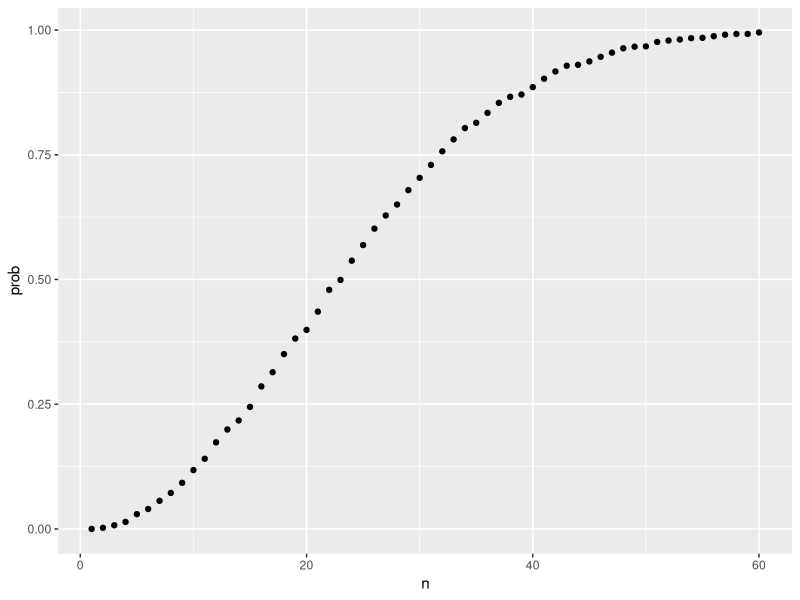
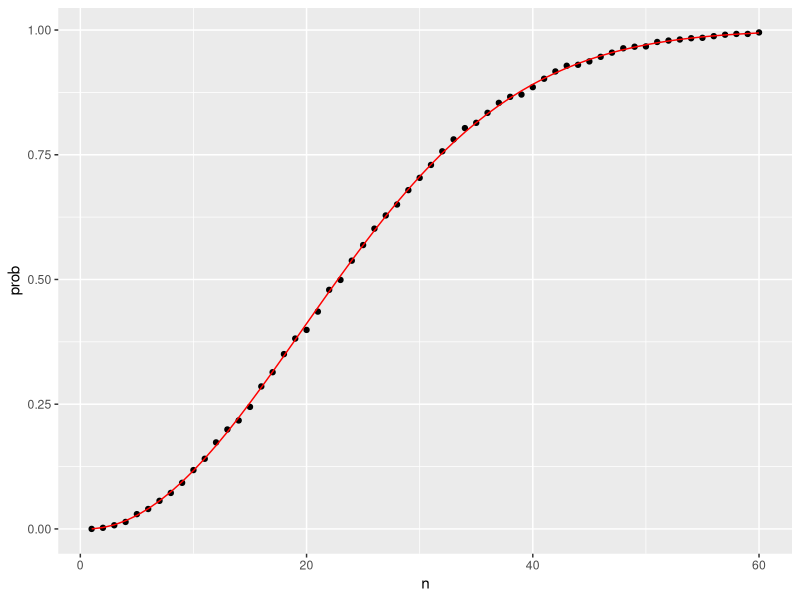
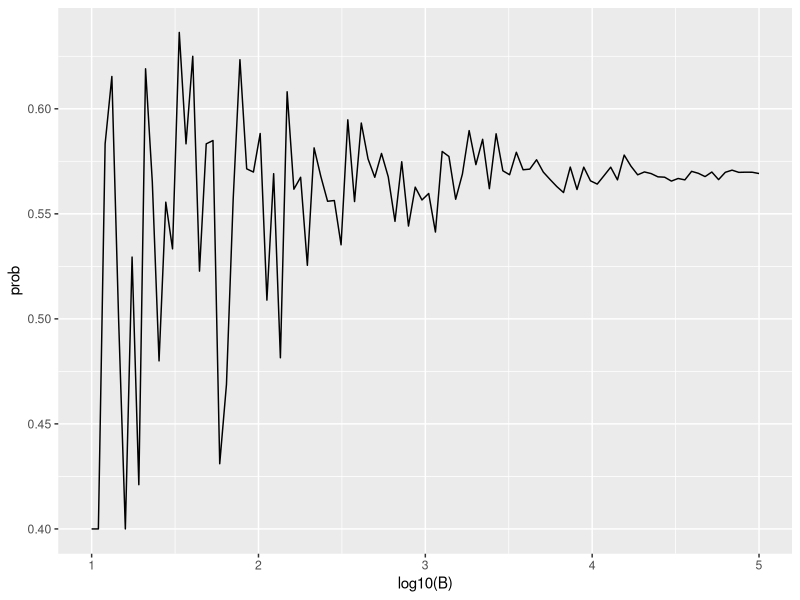

Write the R code that produced these figures, in order.
## ---- chunk 1
beads <- rep(c("red", "blue"), times = c(2,3))
beads
#> [1] "red"  "red"  "blue" "blue" "blue"
## ---- chunk 2
sample(beads, 1)
#> [1] "blue"
## ---- chunk 3
B <- 10000
events <- replicate(B, sample(beads, 1))
## ---- chunk 4
tab <- table(events)
tab
#> events
#> blue  red 
#> 5950 4050
## ---- chunk 5
prop.table(tab)
#> events
#>  blue   red 
#> 0.595 0.405
## ---- chunk 6
set.seed(1986) 
## ---- chunk 7
?set.seed
## ---- chunk 8
sample(beads, 5)
#> [1] "red"  "blue" "blue" "blue" "red"
sample(beads, 5)
#> [1] "red"  "red"  "blue" "blue" "blue"
sample(beads, 5)
#> [1] "blue" "red"  "blue" "red"  "blue"
## ---- chunk 9
events <- sample(beads, B, replace = TRUE)
prop.table(table(events))
#> events
#>  blue   red 
#> 0.602 0.398
## ---- chunk 10
x <- sample(beads, 5)
## ---- chunk 11
x[2:5]
#> [1] "blue" "blue" "blue" "red"
## ---- chunk 12
number <- "Three"
suit <- "Hearts"
paste(number, suit)
#> [1] "Three Hearts"
## ---- chunk 13
paste(letters[1:5], as.character(1:5))
#> [1] "a 1" "b 2" "c 3" "d 4" "e 5"
## ---- chunk 14
expand.grid(pants = c("blue", "black"), shirt = c("white", "grey", "plaid"))
#>   pants shirt
#> 1  blue white
#> 2 black white
#> 3  blue  grey
#> 4 black  grey
#> 5  blue plaid
#> 6 black plaid
## ---- chunk 15
suits <- c("Diamonds", "Clubs", "Hearts", "Spades")
numbers <- c("Ace", "Deuce", "Three", "Four", "Five", "Six", "Seven", 
             "Eight", "Nine", "Ten", "Jack", "Queen", "King")
deck <- expand.grid(number=numbers, suit=suits)
deck <- paste(deck$number, deck$suit)
## ---- chunk 16
kings <- paste("King", suits)
mean(deck %in% kings)
#> [1] 0.0769
## ---- chunk 17
library(gtools)
permutations(3, 2)
#>      [,1] [,2]
#> [1,]    1    2
#> [2,]    1    3
#> [3,]    2    1
#> [4,]    2    3
#> [5,]    3    1
#> [6,]    3    2
## ---- chunk 18
all_phone_numbers <- permutations(10, 7, v = 0:9)
n <- nrow(all_phone_numbers)
index <- sample(n, 5)
all_phone_numbers[index,]
#>      [,1] [,2] [,3] [,4] [,5] [,6] [,7]
#> [1,]    1    3    8    0    6    7    5
#> [2,]    2    9    1    6    4    8    0
#> [3,]    5    1    6    0    9    8    2
#> [4,]    7    4    6    0    2    8    1
#> [5,]    4    6    5    9    2    8    0
## ---- chunk 19
hands <- permutations(52, 2, v = deck)
# 52개 중에서 2개를 순서있게 뽑아라, 소스는 deck 이다.
## ---- chunk 20
first_card <- hands[,1]
second_card <- hands[,2]
## ---- chunk 21
kings <- paste("King", suits)
sum(first_card %in% kings)
#> [1] 204
## ---- chunk 22
sum(first_card%in%kings & second_card%in%kings) / sum(first_card%in%kings)
#> [1] 0.0588
## ---- chunk 23
mean(first_card%in%kings & second_card%in%kings) / mean(first_card%in%kings)
#> [1] 0.0588
## ---- chunk 24
combinations(3,2)
#>      [,1] [,2]
#> [1,]    1    2
#> [2,]    1    3
#> [3,]    2    3
## ---- chunk 25
aces <- paste("Ace", suits)

facecard <- c("King", "Queen", "Jack", "Ten")
facecard <- expand.grid(number = facecard, suit = suits)
facecard <- paste(facecard$number, facecard$suit)

hands <- combinations(52, 2, v = deck)
mean(hands[,1] %in% aces & hands[,2] %in% facecard)
#> [1] 0.0483
## ---- chunk 26
mean((hands[,1] %in% aces & hands[,2] %in% facecard) |
       (hands[,2] %in% aces & hands[,1] %in% facecard))
#> [1] 0.0483
## ---- chunk 27
hand <- sample(deck, 2)
hand
#> [1] "Queen Clubs"  "Seven Spades"
## ---- chunk 28
(hands[1] %in% aces & hands[2] %in% facecard) | 
  (hands[2] %in% aces & hands[1] %in% facecard)
#> [1] FALSE
## ---- chunk 29
blackjack <- function(){
   hand <- sample(deck, 2)
  (hand[1] %in% aces & hand[2] %in% facecard) | 
    (hand[2] %in% aces & hand[1] %in% facecard)
}
## ---- chunk 30
blackjack()
#> [1] FALSE
## ---- chunk 31
B <- 10000
results <- replicate(B, blackjack())
mean(results)
#> [1] 0.0475
## ---- chunk 32
B <- 10000
monty_hall <- function(strategy){
  doors <- as.character(1:3)
  prize <- sample(c("car", "goat", "goat"))
  prize_door <- doors[prize == "car"]
  my_pick  <- sample(doors, 1)
  show <- sample(doors[!doors %in% c(my_pick, prize_door)],1)
  stick <- my_pick
  stick == prize_door
  switch <- doors[!doors%in%c(my_pick, show)]
  choice <- ifelse(strategy == "stick", stick, switch)
  choice == prize_door
}
stick <- replicate(B, monty_hall("stick"))
mean(stick)
#> [1] 0.342
switch <- replicate(B, monty_hall("switch"))
mean(switch)
#> [1] 0.668
## ---- chunk 33
n <- 50
bdays <- sample(1:365, n, replace = TRUE)
## ---- chunk 34
duplicated(c(1,2,3,1,4,3,5))
#> [1] FALSE FALSE FALSE  TRUE FALSE  TRUE FALSE
## ---- chunk 35
any(duplicated(bdays))
#> [1] TRUE
## ---- chunk 36
B <- 10000
same_birthday <- function(n){
  bdays <- sample(1:365, n, replace=TRUE)
  any(duplicated(bdays))
}
results <- replicate(B, same_birthday(50))
mean(results)
#> [1] 0.969
## ---- chunk 37
compute_prob <- function(n, B=10000){
  results <- replicate(B, same_birthday(n))
  mean(results)
}
## ---- chunk 38
n <- seq(1,60)
prob <- sapply(n, compute_prob)
## ---- chunk 39
library(tidyverse)
prob <- sapply(n, compute_prob)
qplot(n, prob)
## ---- chunk 40
exact_prob <- function(n){
  prob_unique <- seq(365,365-n+1)/365 
  1 - prod( prob_unique)
}
eprob <- sapply(n, exact_prob)
qplot(n, prob) + geom_line(aes(n, eprob), col = "red")
## ---- chunk 41
B <- 10^seq(1, 5, len = 100)
compute_prob <- function(B, n=25){
  same_day <- replicate(B, same_birthday(n))
  mean(same_day)
}
prob <- sapply(B, compute_prob)
qplot(log10(B), prob, geom = "line")
## ---- chunk 42
B <- 10000
balls <- rep(c("cyan", "magenta", "yellow"), times=c(3,5,7))
events <- sample(balls, B, replace = TRUE)
prop.table(table(events))
## ---- chunk 43
celtic_wins <- sample(c(0,1), 4, replace = TRUE, prob = c(0.6, 0.4))
## ---- chunk 44
prob_win <- function(p){
  B <- 10000
  result <- replicate(B, {
    b_win <- sample(c(1,0), 7, replace = TRUE, prob = c(1-p, p))
    sum(b_win)>=4
  })
  mean(result)
}
## ---- chunk 45
prob_win <- function(N, p=0.75){
  B <- 10000
  result <- replicate(B, {
    b_win <- sample(c(1,0), N, replace = TRUE, prob = c(1-p, p))
    sum(b_win)>=(N+1)/2
  })
  mean(result)
}
